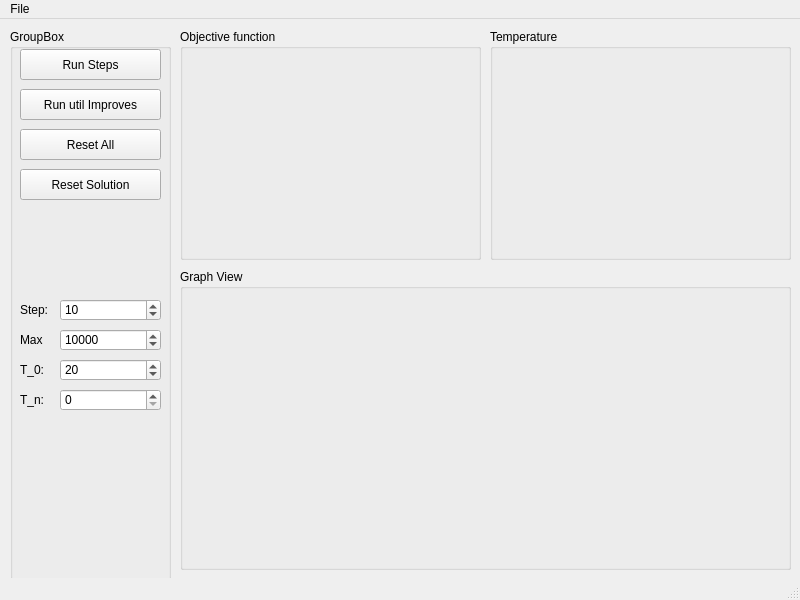
<?xml version="1.0" encoding="UTF-8"?>
<ui version="4.0">
 <class>MainWindow</class>
 <widget class="QMainWindow" name="MainWindow">
  <property name="geometry">
   <rect>
    <x>0</x>
    <y>0</y>
    <width>800</width>
    <height>600</height>
   </rect>
  </property>
  <property name="windowTitle">
   <string>MainWindow</string>
  </property>
  <widget class="QWidget" name="centralwidget">
   <widget class="QGroupBox" name="groupBox">
    <property name="geometry">
     <rect>
      <x>10</x>
      <y>10</y>
      <width>161</width>
      <height>551</height>
     </rect>
    </property>
    <property name="title">
     <string>GroupBox</string>
    </property>
    <widget class="QPushButton" name="btn_run">
     <property name="geometry">
      <rect>
       <x>10</x>
       <y>20</y>
       <width>141</width>
       <height>31</height>
      </rect>
     </property>
     <property name="text">
      <string>Run Steps</string>
     </property>
    </widget>
    <widget class="QPushButton" name="btn_reset_all">
     <property name="geometry">
      <rect>
       <x>10</x>
       <y>100</y>
       <width>141</width>
       <height>31</height>
      </rect>
     </property>
     <property name="text">
      <string>Reset All</string>
     </property>
    </widget>
    <widget class="QPushButton" name="btn_reset_sol">
     <property name="geometry">
      <rect>
       <x>10</x>
       <y>140</y>
       <width>141</width>
       <height>31</height>
      </rect>
     </property>
     <property name="text">
      <string>Reset Solution</string>
     </property>
    </widget>
    <widget class="QSpinBox" name="step_size">
     <property name="geometry">
      <rect>
       <x>50</x>
       <y>270</y>
       <width>101</width>
       <height>22</height>
      </rect>
     </property>
     <property name="maximum">
      <number>10000000</number>
     </property>
     <property name="value">
      <number>10</number>
     </property>
    </widget>
    <widget class="QLabel" name="label">
     <property name="geometry">
      <rect>
       <x>10</x>
       <y>270</y>
       <width>31</width>
       <height>21</height>
      </rect>
     </property>
     <property name="text">
      <string>Step:</string>
     </property>
    </widget>
    <widget class="QPushButton" name="btn_run_next">
     <property name="geometry">
      <rect>
       <x>10</x>
       <y>60</y>
       <width>141</width>
       <height>31</height>
      </rect>
     </property>
     <property name="text">
      <string>Run util Improves</string>
     </property>
    </widget>
    <widget class="QSpinBox" name="step_max">
     <property name="geometry">
      <rect>
       <x>50</x>
       <y>300</y>
       <width>101</width>
       <height>22</height>
      </rect>
     </property>
     <property name="maximum">
      <number>10000000</number>
     </property>
     <property name="value">
      <number>10000</number>
     </property>
    </widget>
    <widget class="QLabel" name="label_2">
     <property name="geometry">
      <rect>
       <x>10</x>
       <y>330</y>
       <width>31</width>
       <height>21</height>
      </rect>
     </property>
     <property name="text">
      <string>T_0:</string>
     </property>
    </widget>
    <widget class="QSpinBox" name="tn">
     <property name="geometry">
      <rect>
       <x>50</x>
       <y>360</y>
       <width>101</width>
       <height>22</height>
      </rect>
     </property>
     <property name="maximum">
      <number>1000</number>
     </property>
     <property name="value">
      <number>0</number>
     </property>
    </widget>
    <widget class="QLabel" name="label_3">
     <property name="geometry">
      <rect>
       <x>10</x>
       <y>360</y>
       <width>31</width>
       <height>21</height>
      </rect>
     </property>
     <property name="text">
      <string>T_n:</string>
     </property>
    </widget>
    <widget class="QSpinBox" name="t0">
     <property name="geometry">
      <rect>
       <x>50</x>
       <y>330</y>
       <width>101</width>
       <height>22</height>
      </rect>
     </property>
     <property name="maximum">
      <number>1000</number>
     </property>
     <property name="value">
      <number>20</number>
     </property>
    </widget>
    <widget class="QLabel" name="label_4">
     <property name="geometry">
      <rect>
       <x>10</x>
       <y>300</y>
       <width>31</width>
       <height>21</height>
      </rect>
     </property>
     <property name="text">
      <string>Max</string>
     </property>
    </widget>
   </widget>
   <widget class="QGroupBox" name="groupBox_2">
    <property name="geometry">
     <rect>
      <x>180</x>
      <y>10</y>
      <width>301</width>
      <height>231</height>
     </rect>
    </property>
    <property name="title">
     <string>Objective function</string>
    </property>
    <widget class="QWidget" name="widget_objFunction" native="true">
     <property name="geometry">
      <rect>
       <x>0</x>
       <y>20</y>
       <width>301</width>
       <height>211</height>
      </rect>
     </property>
    </widget>
   </widget>
   <widget class="QGroupBox" name="groupBox_4">
    <property name="geometry">
     <rect>
      <x>180</x>
      <y>250</y>
      <width>611</width>
      <height>301</height>
     </rect>
    </property>
    <property name="title">
     <string>Graph View</string>
    </property>
    <widget class="QWidget" name="widget_graph" native="true">
     <property name="geometry">
      <rect>
       <x>0</x>
       <y>20</y>
       <width>611</width>
       <height>281</height>
      </rect>
     </property>
    </widget>
   </widget>
   <widget class="QGroupBox" name="groupBox_3">
    <property name="geometry">
     <rect>
      <x>490</x>
      <y>10</y>
      <width>301</width>
      <height>231</height>
     </rect>
    </property>
    <property name="title">
     <string>Temperature</string>
    </property>
    <widget class="QWidget" name="widget_temperature" native="true">
     <property name="geometry">
      <rect>
       <x>0</x>
       <y>20</y>
       <width>301</width>
       <height>211</height>
      </rect>
     </property>
    </widget>
   </widget>
  </widget>
  <widget class="QMenuBar" name="menubar">
   <property name="geometry">
    <rect>
     <x>0</x>
     <y>0</y>
     <width>800</width>
     <height>20</height>
    </rect>
   </property>
   <widget class="QMenu" name="menuArquivo">
    <property name="title">
     <string>File</string>
    </property>
    <addaction name="actionStuff"/>
    <addaction name="separator"/>
    <addaction name="actionQuit"/>
   </widget>
   <addaction name="menuArquivo"/>
  </widget>
  <widget class="QStatusBar" name="statusbar"/>
  <action name="actionStuff">
   <property name="text">
    <string>Stuff</string>
   </property>
  </action>
  <action name="actionQuit">
   <property name="text">
    <string>Quit</string>
   </property>
  </action>
 </widget>
 <resources/>
 <connections/>
</ui>
